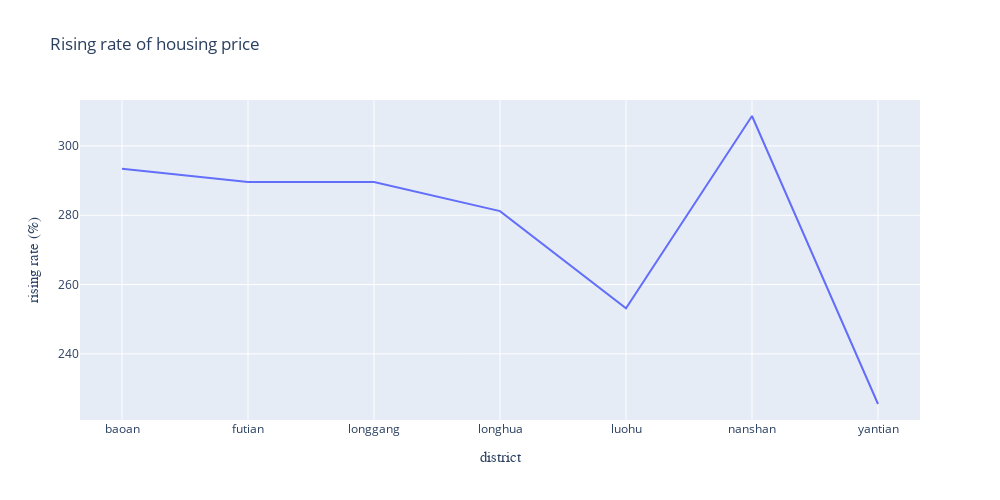

The notebook cell this image was saved under:
### Code cell
trace_rising_rate = go.Scatter(
    x = rising_rate['district'],
    y = rising_rate['rate'],
    name = 'rising rate',
    mode = 'lines+text') 

figure4 = go.Figure(data=[trace_rising_rate]) 

figure4['layout'].update(
    xaxis = dict(
        title = 'district', # name the title of the X-axis
        titlefont = dict(
            size = 15, 
            family = 'Courier New, monospace', 
        )
    ),
    yaxis = dict(
        title = 'rising rate (%)', # name the title of the Y-axis
        titlefont = dict(
            size = 15, 
            family = 'Courier New, monospace', 
        )
    )
)

figure4['layout'].update(height=500, width=1000,title='Rising rate of housing price') 
# adjust the size and add title for the chart


plotly.offline.iplot(figure4)

### Figure 1 — Plotly figure (JSON) as saved in the notebook; plotly's stock layout.template omitted (floating-point values rounded to 4 significant figures)
{"data": [{"mode": "lines+text", "name": "rising rate", "type": "scatter", "x": ["baoan", "futian", "longgang", "longhua", "luohu", "nanshan", "yantian"], "y": ["293.37%", "289.60%", "289.60%", "281.18%", "253.15%", "308.62%", "225.54%"]}], "layout": {"height": 500, "title": {"text": "Rising rate of housing price"}, "width": 1000, "xaxis": {"title": {"font": {"family": "Courier New, monospace", "size": 15}, "text": "district"}}, "yaxis": {"title": {"font": {"family": "Courier New, monospace", "size": 15}, "text": "rising rate (%)"}}}}
